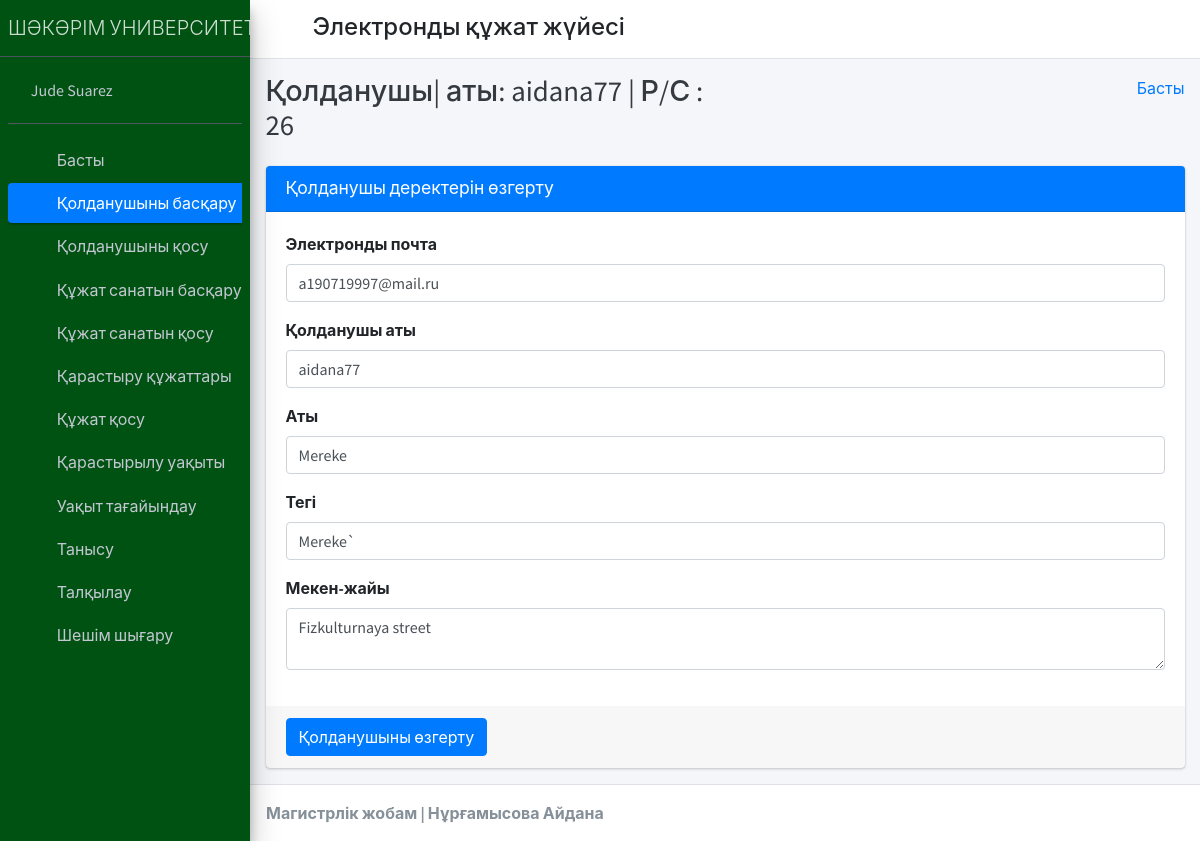
The app's page /edit_staff/26/ (signed in) with its own data.
### student_management_app/models.py (models this page shows)
class CustomUser(AbstractUser):
    user_type_data = ((1, "HOD"), (2, "Staff"), (3, "Student"))
    user_type = models.CharField(default=1, choices=user_type_data, max_length=10)

class Staffs(models.Model):
    id = models.AutoField(primary_key=True)
    admin = models.OneToOneField(CustomUser, on_delete = models.CASCADE)
    address = models.TextField()
    created_at = models.DateTimeField(auto_now_add=True)
    updated_at = models.DateTimeField(auto_now=True)
    objects = models.Manager()

### student_management_app/HodViews.py (the view)
# urls.py: path('edit_staff/<staff_id>/', HodViews.edit_staff, name="edit_staff"),
def edit_staff(request, staff_id):
    staff = Staffs.objects.get(admin=staff_id)
    context = {
        "staff": staff,
        "id": staff_id
    }
    return render(request, "hod_template/edit_staff_template.html", context)

### student_management_app/LoginCheckMiddleWare.py (called while the page is built, shortened)
    def process_view(self, request, view_func, view_args, view_kwargs):
        modulename = view_func.__module__
        user = request.user
        if user.is_authenticated:
            if user.user_type == "1":
                if modulename == "student_management_app.HodViews":
                    pass
                elif modulename == "student_management_app.views" or modulename == "django.views.static":
                    pass
                else:
                    return redirect("admin_home")
            else:
                return redirect("login")
        else:
            if request.path == reverse("login") or request.path == reverse("doLogin"):
                pass
            else:
                return redirect("login")

### student_management_app/templates/hod_template/edit_staff_template.html (shortened to what this page needs)
{% extends 'hod_template/base_template.html' %}
{% block page_title %}
    Қолданушы| аты: {{ staff.admin.username }} | Р/С : {{ staff.admin.id }}
{% endblock page_title %}
{% block main_content %}
{% load static %}
<section class="content">
        <div class="container-fluid">
            <div class="row">
                <div class="col-md-12">
                    <div class="card card-primary">
                    <div class="card-header">
                        <h3 class="card-title">Қолданушы деректерін өзгерту</h3>
                    </div>
                    <form role="form" method="POST" action="{% url 'edit_staff_save' %}">
                        <div class="card-body">
                            <div class="form-group">
                                <label>Электронды почта</label>
                                <input type="email" class="form-control" name="email" value="{{ staff.admin.email }}">
                            </div>
                            <div class="form-group">
                                <label>Қолданушы аты</label>
                                <input type="text" class="form-control" name="username" value="{{ staff.admin.username }}">
                            </div>
                            <div class="form-group">
                                <label>Аты</label>
                                <input type="text" class="form-control" name="first_name" value="{{ staff.admin.first_name }}">
                            </div>
                            <div class="form-group">
                                <label>Тегі</label>
                                <input type="text" class="form-control" name="last_name" value="{{ staff.admin.last_name }}">
                            </div>
                            <div class="form-group">
                                <label>Мекен-жайы</label>
                                <textarea class="form-control" name="address">{{ staff.address }}</textarea>
                            </div>
                        </div>
                        <div class="card-footer">
                        <button type="submit" class="btn btn-primary">Қолданушыны өзгерту</button>
                        </div>
                    </form>
                    </div>
                </div>
            </div>
        </div>
      </section>
  {% endblock main_content %}

### student_management_app/templates/hod_template/sidebar_template.html
{% load static %}
<aside class="main-sidebar sidebar-dark-primary elevation-4" style="background-color:#005213;">
      <a href="{% url 'admin_home' %}" class="brand-link">
        <span class="brand-text font-weight-light">ШӘКӘРІМ УНИВЕРСИТЕТІ</span>
      </a>
      <div class="sidebar">
        <div class="user-panel mt-3 pb-3 mb-3 d-flex">
          <div class="image">
          </div>
          <div class="info">
            <a href="{% url 'admin_profile' %}" class="d-block">{{ user.first_name }} {{ user.last_name }}</a>
          </div>
        </div>
        <nav class="mt-2">
          <ul class="nav nav-pills nav-sidebar flex-column" data-widget="treeview" role="menu" data-accordion="false">
            <li class="nav-item">
              {% url 'admin_home' as admin_home %}
              <a href="{{ admin_home }}" class="nav-link {% if request.path == admin_home %} active {% endif %}">
                <i class="nav-icon fas fa-tachometer-alt"></i>
                <p>
                  Басты
                </p>
              </a>
            </li>
            <li class="nav-item">
              {% url 'manage_staff' as manage_staff %}
              {% url 'edit_staff' staff_id=id as edit_staff %}
              <a href="{{ manage_staff }}" class="nav-link {% if request.path == manage_staff %} active {% endif %} {% if request.path == edit_staff %} active {% endif %}">
                <i class="nav-icon fas fa-chalkboard-teacher"></i>
                <p>
                  Қолданушыны басқару
                </p>
              </a>
            </li>
            <li class="nav-item">
              {% url 'add_staff' as add_staff %}
              <a href="{{ add_staff }}" class="nav-link {% if request.path == add_staff %} active {% endif %}">
                <i class="nav-icon fas fa-th"></i>
                <p>
                  Қолданушыны қосу
                </p>
              </a>
            </li>
            <li class="nav-item">
              {% url 'manage_course' as manage_course %}
              {% url 'edit_course' course_id=id as edit_course %}
              <a href="{{ manage_course }}" class="nav-link {% if request.path == manage_course %} active {% endif %} {% if request.path == edit_course %} active {% endif %}">
                <i class="nav-icon fas fa-chalkboard"></i>
                <p>
                  Құжат санатын басқару
                </p>
              </a>
            </li>
            <li class="nav-item">
            {% url 'add_course' as add_course %}
              <a href="{{ add_course }}" class="nav-link {% if request.path == add_course %} active {% endif %}">
                <i class="nav-icon fas fa-th"></i>
                <p>
                  Құжат санатын қосу
                </p>
              </a>
            </li>
            <li class="nav-item">
              {% url 'manage_subject' as manage_subject %}
              {% url 'edit_subject' subject_id=id as edit_subject %}
              <a href="{{ manage_subject }}" class="nav-link {% if request.path == manage_subject %} active {% endif %} {% if request.path == edit_subject %} active {% endif %}">
                <i class="nav-icon fas fa-book"></i>
                <p>
                  Қарастыру құжаттары
                </p>
              </a>
            </li>
            <li class="nav-item">
              {% url 'add_subject' as add_subject %}
              <a href="{{ add_subject }}" class="nav-link {% if request.path == add_subject %} active {% endif %}">
                <i class="nav-icon fas fa-th"></i>
                <p>
                  Құжат қосу
                </p>
              </a>
            </li>
            <li class="nav-item">
              {% url 'manage_session' as manage_session %}
              {% url 'edit_session' session_id=id as edit_session %}
              <a href="{{ manage_session }}" class="nav-link {% if request.path == manage_session %} active {% endif %} {% if request.path == edit_session %} active {% endif %}">
                <i class="nav-icon fas fa-graduation-cap"></i>
                <p>
                  Қарастырылу уақыты
                </p>
              </a>
            </li>
            <li class="nav-item">
              {% url 'add_session' as add_session %}
              <a href="{{ add_session }}" class="nav-link {% if request.path == add_session %} active {% endif %}">
                <i class="nav-icon fas fa-th"></i>
                <p>
                  Уақыт тағайындау
                </p>
              </a>
            </li>
            <li class="nav-item">
              {% url 'admin_view_attendance' as admin_view_attendance %}
              <a href="{{ admin_view_attendance }}" class="nav-link {% if request.path == admin_view_attendance %} active {% endif %}">
                <i class="nav-icon fas fa-calendar-alt"></i>
                <p>
                  Танысу
                </p>
              </a>
            </li>
            <li class="nav-item">
              {% url 'staff_feedback_message' as staff_feedback_message %}
              <a href="{{ staff_feedback_message }}" class="nav-link {% if request.path == staff_feedback_message %} active {% endif %}">
                <i class="nav-icon fas fa-th"></i>
                <p>
                  Талқылау
                </p>
              </a>
            </li>
            <li class="nav-item">
              {% url 'staff_leave_view' as staff_leave_view %}
              <a href="{{ staff_leave_view }}" class="nav-link {% if request.path == staff_leave_view %} active {% endif %}">
                <i class="nav-icon fas fa-th"></i>
                <p>
                  Шешім шығару
                </p>
              </a>
            </li>
          </ul>
        </nav>
      </div>
    </aside>

### records on screen
CustomUser: first_name "Jude", last_name "Suarez"
Staffs: admin.username "aidana77", admin.id "26", email "a190719997@mail.ru", username "aidana77", first_name "Mereke", last_name "Mereke`", address "Fizkulturnaya street"
